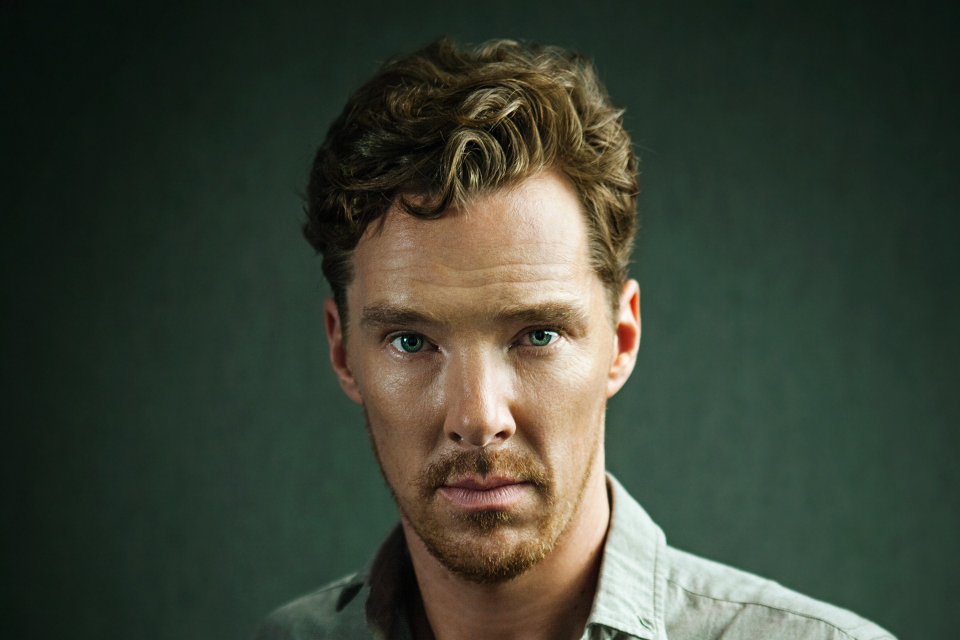
#> input picture bd.jpg, 1920 x 1280 px (shown at 1/2 size)
$ python 'import cv2.py'
#> lines starting #> are read from the running program, lines starting #| are printed output that depends on the picture; after the words box and inside, x2 and y2 are one past the last pixel; in counts of white or black regions, pixels touching at a corner belong together
import cv2
import numpy as np
import pandas as p

img = cv2.imread("bd.jpg")
#> img is the input picture: shape (1280, 1920, 3); mean B, G, R 53.6, 66.7, 59.9

gray = cv2.cvtColor(img, cv2.COLOR_BGR2GRAY)
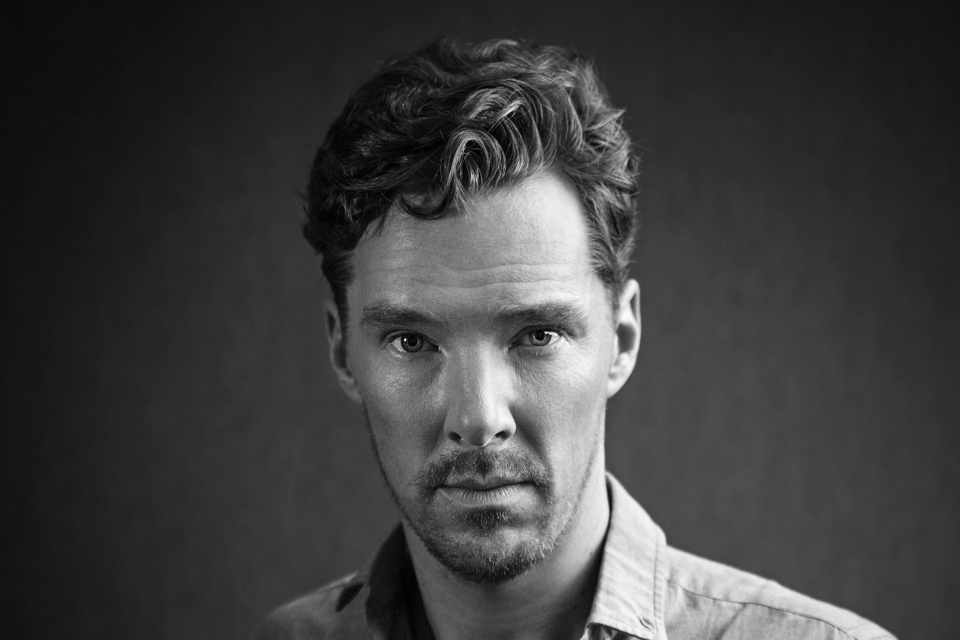
#> gray: shape (1280, 1920) (shown at 1/2 size); min 0, max 251, mean 63.2
gray = cv2.medianBlur(gray, 5)
edges = cv2.adaptiveThreshold(gray, 255, cv2.ADAPTIVE_THRESH_MEAN_C, cv2.THRESH_BINARY, 9, 9)
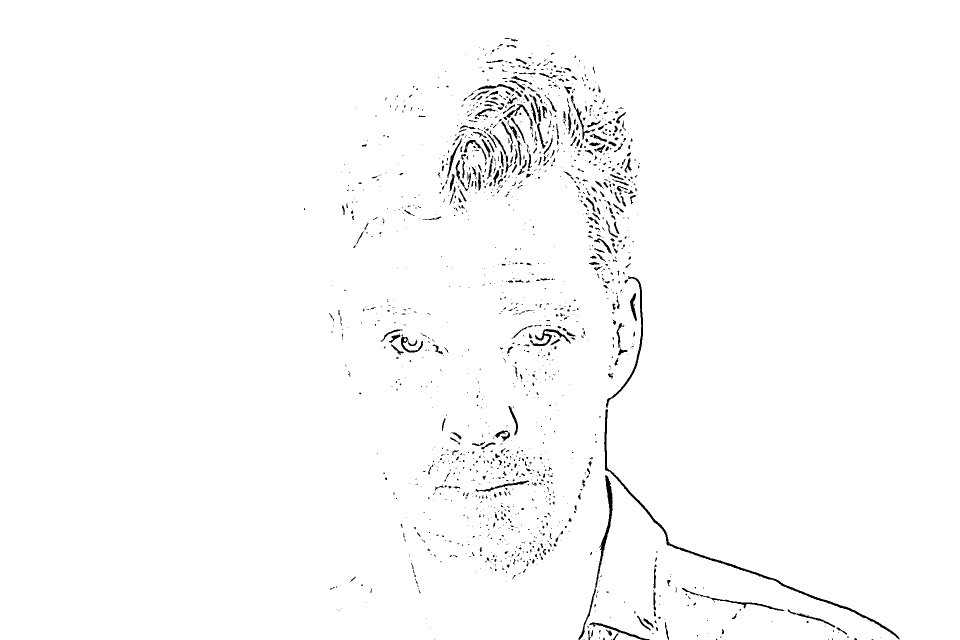
#> edges: shape (1280, 1920) (shown at 1/2 size); 98.5% white; 1686 black regions (1347 under 20 px), largest, box (x1, y1, x2, y2) and area: (1208, 818, 1799, 1279) 3501, (1157, 951, 1225, 1280) 1701, (1212, 552, 1286, 816) 1171

color = cv2.bilateralFilter(img, 9, 250, 250)
cartoon = cv2.bitwise_and(color, color, mask=edges)
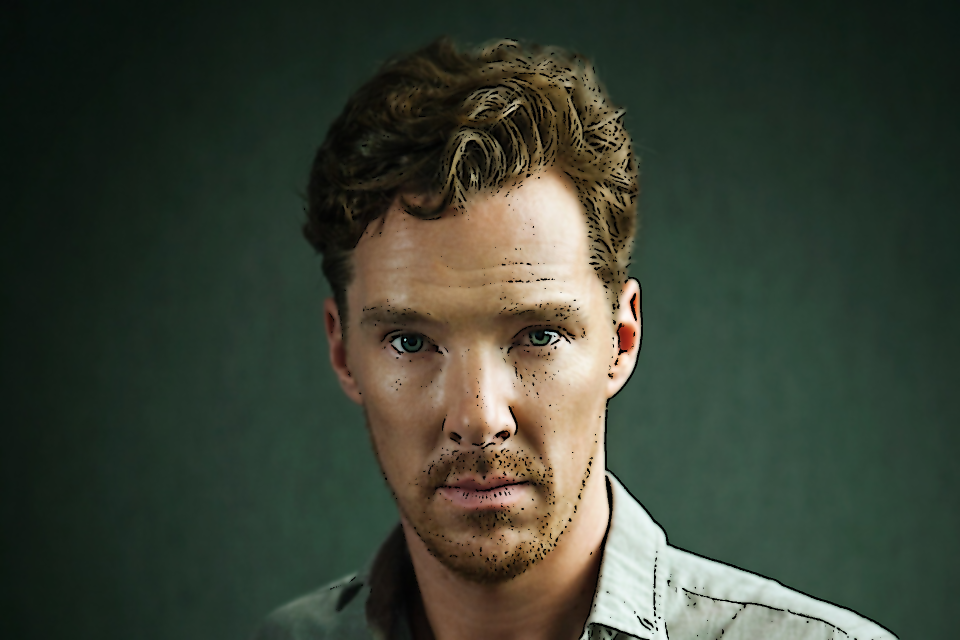
#> cartoon: shape (1280, 1920, 3) (shown at 1/2 size); mean B, G, R 52.7, 65.4, 58.5

cv2.imshow("Image", img)
cv2.imshow("edges", edges)
cv2.imshow("Cartoon", cartoon)
cv2.waitKey(3000)
cv2.destroyAllWindows()
